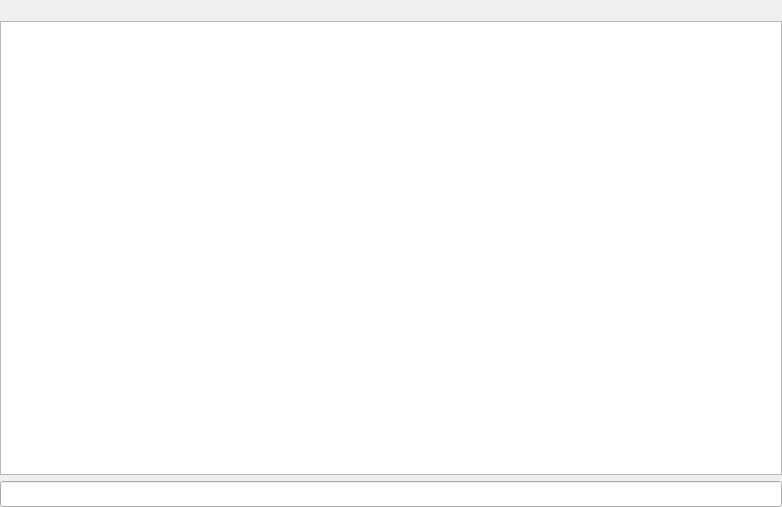
<?xml version="1.0" encoding="UTF-8"?>
<ui version="4.0">
 <class>chatChannelWidget</class>
 <widget class="QWidget" name="chatChannelWidget">
  <property name="geometry">
   <rect>
    <x>0</x>
    <y>0</y>
    <width>782</width>
    <height>507</height>
   </rect>
  </property>
  <property name="windowTitle">
   <string>Form</string>
  </property>
  <property name="styleSheet">
   <string notr="true"/>
  </property>
  <layout class="QGridLayout" name="gridLayout">
   <property name="leftMargin">
    <number>0</number>
   </property>
   <property name="topMargin">
    <number>0</number>
   </property>
   <property name="rightMargin">
    <number>0</number>
   </property>
   <property name="bottomMargin">
    <number>0</number>
   </property>
   <item row="0" column="0">
    <widget class="QSplitter" name="splitter">
     <property name="sizePolicy">
      <sizepolicy hsizetype="Expanding" vsizetype="Expanding">
       <horstretch>0</horstretch>
       <verstretch>0</verstretch>
      </sizepolicy>
     </property>
     <property name="orientation">
      <enum>Qt::Horizontal</enum>
     </property>
     <property name="handleWidth">
      <number>5</number>
     </property>
     <widget class="QFrame" name="chatFrame">
      <property name="sizePolicy">
       <sizepolicy hsizetype="MinimumExpanding" vsizetype="Preferred">
        <horstretch>4</horstretch>
        <verstretch>0</verstretch>
       </sizepolicy>
      </property>
      <layout class="QVBoxLayout" name="verticalLayout">
       <property name="spacing">
        <number>6</number>
       </property>
       <property name="leftMargin">
        <number>0</number>
       </property>
       <property name="topMargin">
        <number>0</number>
       </property>
       <property name="rightMargin">
        <number>0</number>
       </property>
       <property name="bottomMargin">
        <number>0</number>
       </property>
       <item>
        <widget class="QLabel" name="announceLine">
         <property name="sizePolicy">
          <sizepolicy hsizetype="Expanding" vsizetype="Fixed">
           <horstretch>0</horstretch>
           <verstretch>0</verstretch>
          </sizepolicy>
         </property>
         <property name="font">
          <font>
           <pointsize>10</pointsize>
          </font>
         </property>
         <property name="toolTip">
          <string>Channel's topic</string>
         </property>
         <property name="alignment">
          <set>Qt::AlignCenter</set>
         </property>
         <property name="wordWrap">
          <bool>true</bool>
         </property>
         <property name="margin">
          <number>2</number>
         </property>
         <property name="openExternalLinks">
          <bool>true</bool>
         </property>
         <property name="textInteractionFlags">
          <set>Qt::TextBrowserInteraction</set>
         </property>
         <property name="WordWrap" stdset="0">
          <bool>true</bool>
         </property>
        </widget>
       </item>
       <item>
        <widget class="QTextBrowser" name="chatArea">
         <property name="sizePolicy">
          <sizepolicy hsizetype="Expanding" vsizetype="Expanding">
           <horstretch>0</horstretch>
           <verstretch>0</verstretch>
          </sizepolicy>
         </property>
         <property name="font">
          <font>
           <family>Segoe UI</family>
           <pointsize>9</pointsize>
          </font>
         </property>
         <property name="focusPolicy">
          <enum>Qt::NoFocus</enum>
         </property>
         <property name="verticalScrollBarPolicy">
          <enum>Qt::ScrollBarAsNeeded</enum>
         </property>
         <property name="horizontalScrollBarPolicy">
          <enum>Qt::ScrollBarAlwaysOff</enum>
         </property>
         <property name="autoFormatting">
          <set>QTextEdit::AutoNone</set>
         </property>
         <property name="lineWrapMode">
          <enum>QTextEdit::WidgetWidth</enum>
         </property>
         <property name="readOnly">
          <bool>true</bool>
         </property>
         <property name="textInteractionFlags">
          <set>Qt::TextBrowserInteraction</set>
         </property>
         <property name="openExternalLinks">
          <bool>false</bool>
         </property>
         <property name="openLinks">
          <bool>false</bool>
         </property>
        </widget>
       </item>
       <item>
        <widget class="ChatLineEdit" name="chatEdit">
         <property name="sizePolicy">
          <sizepolicy hsizetype="Expanding" vsizetype="Fixed">
           <horstretch>0</horstretch>
           <verstretch>0</verstretch>
          </sizepolicy>
         </property>
         <property name="font">
          <font>
           <pointsize>11</pointsize>
          </font>
         </property>
         <property name="toolTip">
          <string>Type here to chat.</string>
         </property>
        </widget>
       </item>
      </layout>
     </widget>
    </widget>
   </item>
  </layout>
 </widget>
 <customwidgets>
  <customwidget>
   <class>ChatLineEdit</class>
   <extends>QLineEdit</extends>
   <header location="global">chat.chatlineedit</header>
  </customwidget>
 </customwidgets>
 <tabstops>
  <tabstop>chatEdit</tabstop>
  <tabstop>chatArea</tabstop>
 </tabstops>
 <resources/>
 <connections/>
</ui>
